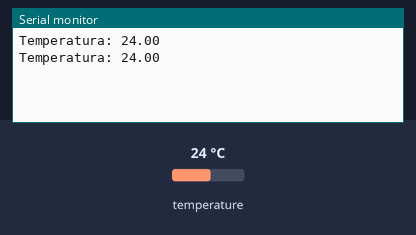
This sketch was run on a simulated Arduino Uno, built with avr-gcc and run on an emulated ATmega328P. Shown: the last lines printed to the serial monitor. The test bench sets the inputs (shaded band); at power-on: temperature 24 °C.

Above: at 3.3 s.
3.4 s: temperature set to 12 °C
At 5.4 s:
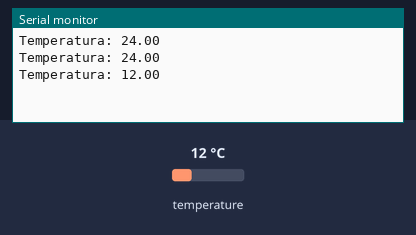
5.9 s: temperature set to 19 °C
At 6.7 s:
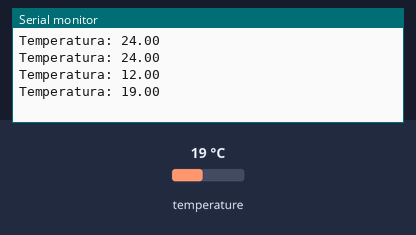
Timing chart, 0 to 8.9 s (numbered marks = the images above; inputs shaded):
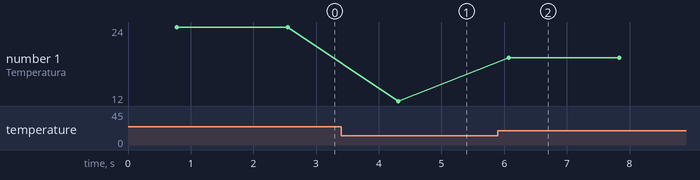

The sketch:

temperatura_agua.ino
```cpp
#include <OneWire.h>
#include <DallasTemperature.h>

// O fio de dados é ligado no pino digital 2
#define ONE_WIRE_BUS 2

OneWire oneWire(ONE_WIRE_BUS);
DallasTemperature sensors(&oneWire);

void setup() {
  Serial.begin(9600);
  sensors.begin();
}

void loop() {
  sensors.requestTemperatures();
  float temp = sensors.getTempCByIndex(0); // Pega a temperatura

  Serial.print("Temperatura: ");
  Serial.println(temp);
  delay(1000);
}
```

Measured:
- after the input at 3.4 s, the serial monitor: prints a new line after 0.91 s (image 1)
- after the input at 5.9 s, the serial monitor: prints a new line after 0.17 s (image 2)
- plotted number 1: 24 → 12 after the input at 3.4 s, 12 → 19 after the input at 5.9 s
